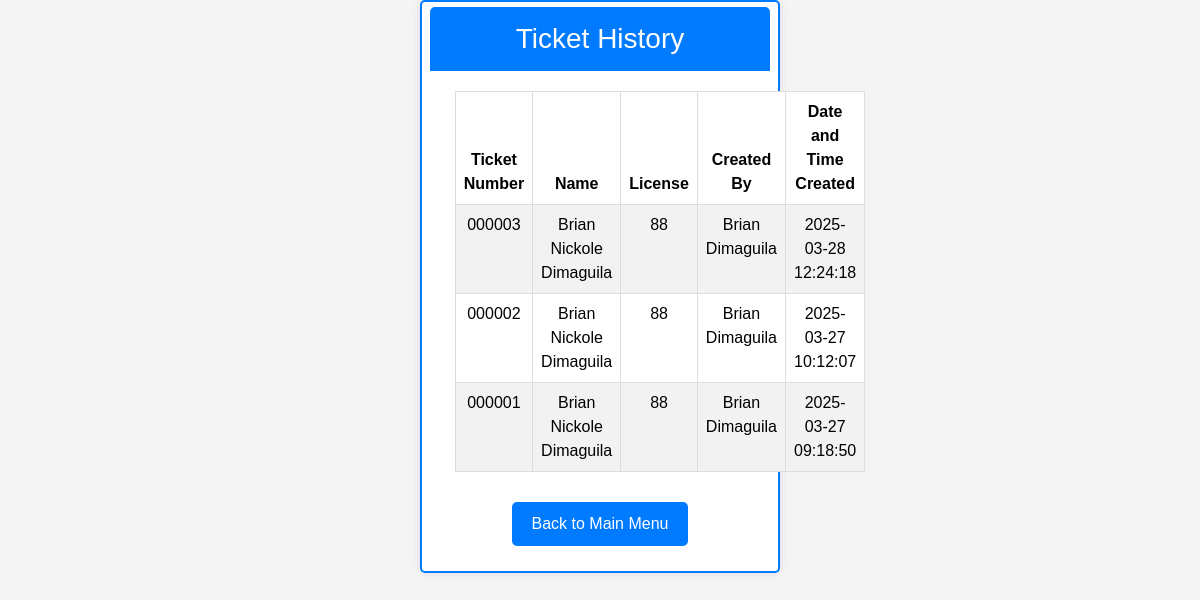
Page /poso.tix/history.php on the earlier database version.
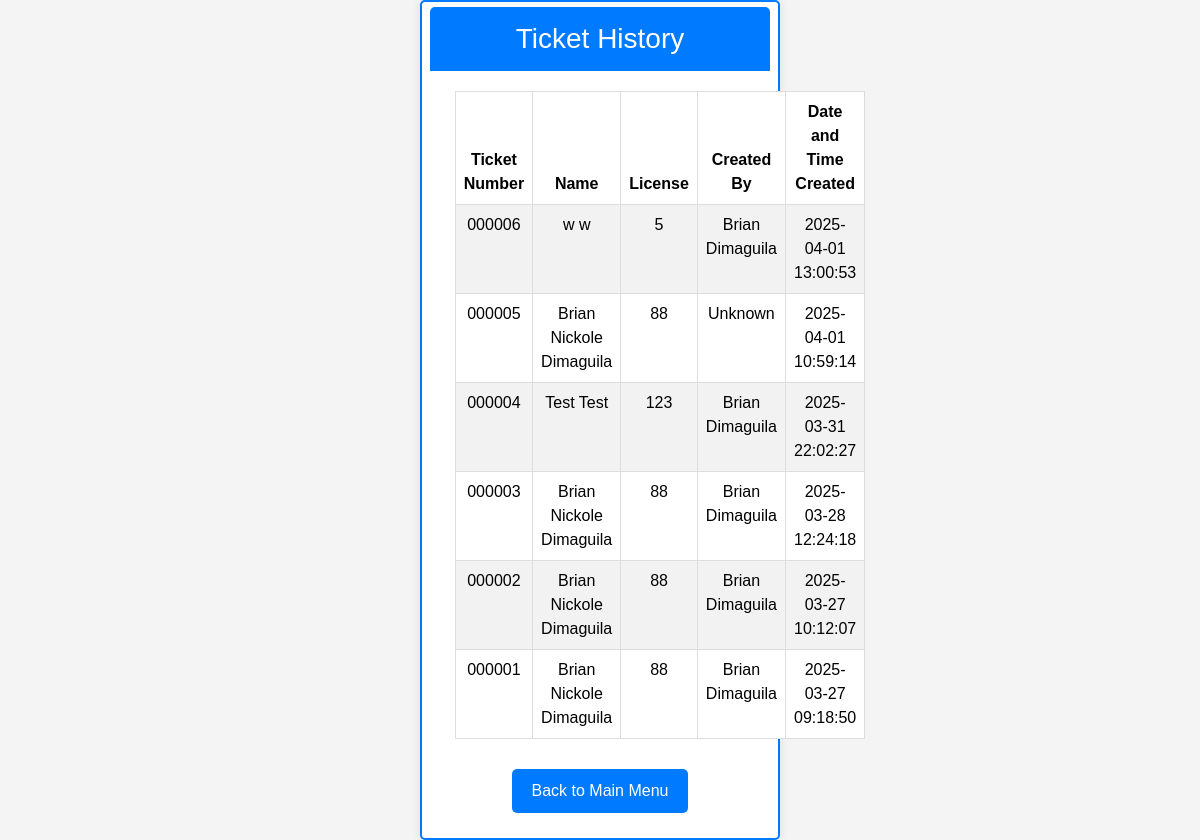
Same page on the later database version.
### tables this page shows
CREATE TABLE `report` (
  `ID` int(11) NOT NULL,
  `ticket_number` varchar(6) DEFAULT NULL,
  `first_name` varchar(100) DEFAULT NULL,
  `middle_name` varchar(100) DEFAULT NULL,
  `last_name` varchar(100) DEFAULT NULL,
  `dob` date DEFAULT NULL,
  `address` varchar(255) DEFAULT NULL,
  `license` varchar(255) NOT NULL,
  `confiscated` enum('yes','no') NOT NULL,
  `violation_date` date DEFAULT NULL,
  `violation_time` time DEFAULT NULL,
  `street` varchar(100) DEFAULT NULL,
  `plate_number` varchar(20) DEFAULT NULL,
  `city` varchar(100) DEFAULT NULL,
  `registration` varchar(100) DEFAULT NULL,
  `vehicle_type` varchar(50) DEFAULT NULL,
  `vehicle_owner` varchar(100) DEFAULT NULL,
  `v_status` varchar(255) DEFAULT NULL,
  `created_at` timestamp NOT NULL DEFAULT current_timestamp(),
  `signature` longblob NOT NULL
);

CREATE TABLE `3_violation` (
  `ID` int(10) NOT NULL,
  `ticket_number` varchar(255) NOT NULL,
  `license` varchar(255) DEFAULT NULL,
  `first_name` varchar(255) NOT NULL,
  `last_name` varchar(255) NOT NULL,
  `third_violation` varchar(1000) NOT NULL,
  `third_total` int(10) NOT NULL,
  `others_violation` varchar(1000) NOT NULL,
  `others_total` int(10) NOT NULL,
  `notes` varchar(1000) NOT NULL,
  `STATUS` varchar(255) NOT NULL DEFAULT 'PENDING',
  `3o_firstname` text NOT NULL,
  `3o_lastname` text NOT NULL,
  `3o_signature` longblob NOT NULL,
  `3o_fee` int(10) NOT NULL
);

CREATE TABLE `2_violation` (
  `ID` int(10) NOT NULL,
  `ticket_number` varchar(255) NOT NULL,
  `license` varchar(255) DEFAULT NULL,
  `first_name` varchar(255) NOT NULL,
  `last_name` varchar(255) NOT NULL,
  `second_violation` varchar(1000) NOT NULL,
  `second_total` int(10) NOT NULL,
  `others_violation` varchar(1000) NOT NULL,
  `others_total` int(10) NOT NULL,
  `notes` varchar(1000) NOT NULL,
  `STATUS` varchar(255) NOT NULL DEFAULT 'PENDING',
  `2o_firstname` text NOT NULL,
  `2o_lastname` text NOT NULL,
  `2o_signature` longblob NOT NULL,
  `2o_fee` int(10) NOT NULL
);

CREATE TABLE `violation` (
  `ID` int(10) NOT NULL,
  `ticket_number` varchar(255) NOT NULL,
  `license` varchar(255) DEFAULT NULL,
  `first_name` varchar(255) NOT NULL,
  `last_name` varchar(255) NOT NULL,
  `first_violation` varchar(1000) NOT NULL,
  `first_total` int(10) NOT NULL,
  `others_violation` varchar(1000) NOT NULL,
  `others_total` int(10) NOT NULL,
  `notes` varchar(1000) NOT NULL,
  `STATUS` varchar(255) NOT NULL DEFAULT 'PENDING',
  `o_firstname` text NOT NULL,
  `o_lastname` text NOT NULL,
  `o_signature` longblob NOT NULL,
  `o_fee` int(10) NOT NULL
);

### poso.tix/history.php (the view, shortened to what this page needs)
<?php
$conn = new mysqli('localhost', 'root', '', 'poso');
$sql = "SELECT ticket_number, first_name, last_name, license, created_at FROM report ORDER BY created_at DESC";
$result = $conn->query($sql);
?>
<!DOCTYPE html>
<html lang="en">
<head>
    <link href="https://maxcdn.bootstrapcdn.com/bootstrap/5.3.3/css/bootstrap.min.css" rel="stylesheet">
    <link rel="stylesheet" href="style.css?v=1.0">
</head>
<body>
    <div class="container">
        <div class="ticket-history-container">
            <h3 class="text-center">Ticket History</h3>
            <table class="table table-striped">
                <thead>
                    <tr>
                        <th>Ticket Number</th>
                        <th>Name</th>
                        <th>License</th>
                        <th>Created By</th>
                        <th>Date and Time Created</th>
                    </tr>
                </thead>
                <tbody>
                    <?php
                    if ($result->num_rows > 0) {
                        while ($row = $result->fetch_assoc()) {
                            $ticketNumber = $row['ticket_number'];
                            $name = $row['first_name'] . " " . $row['last_name'];
                            $license = $row['license'];
                            $createdBy = "Unknown";
                            $violationTables = ['violation', '2_violation', '3_violation'];
                            $officerFields = ['o_firstname', 'o_lastname', '2o_firstname', '2o_lastname', '3o_firstname', '3o_lastname'];
                            foreach ($violationTables as $index => $table) {
                                $sqlOfficer = "SELECT " . $officerFields[$index * 2] . ", " . $officerFields[$index * 2 + 1] . " FROM $table WHERE ticket_number = '$ticketNumber'";
                                $officerResult = $conn->query($sqlOfficer);
                                if ($officerResult && $officerResult->num_rows > 0) {
                                    $officerRow = $officerResult->fetch_assoc();
                                    $createdBy = $officerRow[$officerFields[$index * 2]] . " " . $officerRow[$officerFields[$index * 2 + 1]];
                                    break;
                                }
                            }
                            echo "<tr>
                                    <td>{$ticketNumber}</td>
                                    <td>{$name}</td>
                                    <td>{$license}</td>
                                    <td>{$createdBy}</td>
                                    <td>" . date('Y-m-d H:i:s', strtotime($row['created_at'])) . "</td>
                                </tr>";
                        }
                    } else {
                        echo "<tr><td colspan='5'>No tickets found.</td></tr>";
                    }
                    ?>
                </tbody>
            </table>
            <div class="btn-container">
                <a href="menu.php">Back to Main Menu</a>
            </div>
        </div>
    </div>
</body>
</html>

### admin/css/style.css (style rules this page uses)
body { font-family: Arial, sans-serif; background-color: #f4f4f4; display: grid ; justify-content: center; text-align: center; align-items: center; height: 50vh; margin: 0; }
.container { background-color: white; padding: 25px; border-radius: 5px; border: 2px solid #007bff; box-shadow: 0 0 10px rgba(0, 0, 0, 0.1); text-align: left; width: 450px; max-width: 80%; margin: 0 auto; }
h3 { background-color: #007bff; color: white; padding: 15px; border-radius: 5px 5px 0 0; text-align: center; margin: -50px -25px 20px; }
a { display: block; margin-top: 10px; color: #007bff; }

### poso.tix/history.php (style rules this page uses)
.ticket-history-container { width: 95%; margin: auto; margin-top: 30px; }
table { width: 100%; margin-top: 20px; }
th, td { text-align: center; padding: 10px; border: 1px solid #ddd; }
th { background-color: #007bff; color: white; }
.btn-container { margin-top: 20px; display: flex; justify-content: center; }
.btn-container a { text-decoration: none; color: #fff; background-color: #007bff; padding: 10px 20px; border-radius: 5px; }

Differences in the rows shown:
added report: ticket_number "000006", name "w w", license "5", violation.o_firstname+o_lastname "Brian Dimaguila", created_at "2025-04-01 13:00:53"
added report: ticket_number "000005", name "Brian Nickole Dimaguila", license "88", createdBy "Unknown", created_at "2025-04-01 10:59:14"
added report: ticket_number "000004", name "Test Test", license "123", violation.o_firstname+o_lastname "Brian Dimaguila", created_at "2025-03-31 22:02:27"
